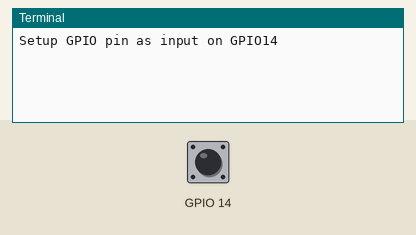
A program run on a simulated Raspberry Pi (BCM pin numbers). On the bench: the last lines printed to the terminal. Inputs (shaded band) come from the test bench; at power-on: GPIO 14 HIGH. The clock reads 2024-03-15 10:24:30 at power-on unless the program sets it.

Above: at 1.2 s.
1.3 s: GPIO 14 pulled LOW for 0.15 s
At 2.2 s:
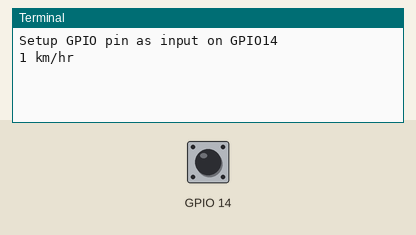
2.9 s: GPIO 14 pulled LOW for 1 s
At 3.4 s:
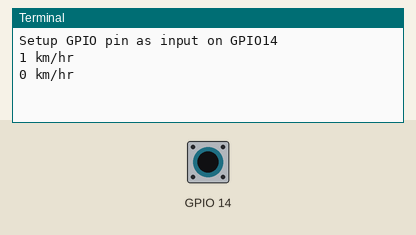

The program:

detectspeed.py
```python
import time
import datetime
import math
import RPi.GPIO as GPIO
"""
def calculateSpeed():
  global start
  done = time.time()
  elapsed = done - start
  elaspesedMinute = elapsed*0.01666668
  rpm = 1/elaspesedMinute
  distance = rpm* 10
  speed = distance/1
  speedKmh =int(math.floor(speed*.006))
  print speedKmh , "km/hr"

  start = done
"""
def calculateSpeed():
   global start
   done = time.time()
   elapsed = done - start
   rpm = 1/elapsed * 60
   circ_cm = (2*math.pi)*7        # calculate wheel circumference in CM
   dist_km = circ_cm/100000          # convert cm to km
   km_per_sec = dist_km / elapsed      # calculate KM/sec
   speedKmh= int(math.floor(km_per_sec * 3600))     # calculate KM/h
   print speedKmh , "km/hr"

   start = done

def detectSensor(channel):
  # Called if sensor output changes
  timestamp = time.time()
  stamp = datetime.datetime.fromtimestamp(timestamp).strftime('%H:%M:%S')
  if not GPIO.input(channel):
    calculateSpeed()

def main():
  detectSensor(14)

  try:
    # Loop until users quits with CTRL-C
    while True :
      time.sleep(0.1)

  except KeyboardInterrupt:
    # Reset GPIO settings
    GPIO.cleanup()

GPIO.setmode(GPIO.BCM)

print("Setup GPIO pin as input on GPIO14")


GPIO.setup(14 , GPIO.IN, pull_up_down=GPIO.PUD_UP)
GPIO.add_event_detect(14, GPIO.BOTH, callback=detectSensor, bouncetime=20)
start = time.time()

if __name__=="__main__":
   main()
```

Measured:
- after the input at 1.3 s, the terminal: prints a new line at once (image 1)
- after the input at 2.9 s, the terminal: prints a new line at once (image 2)
